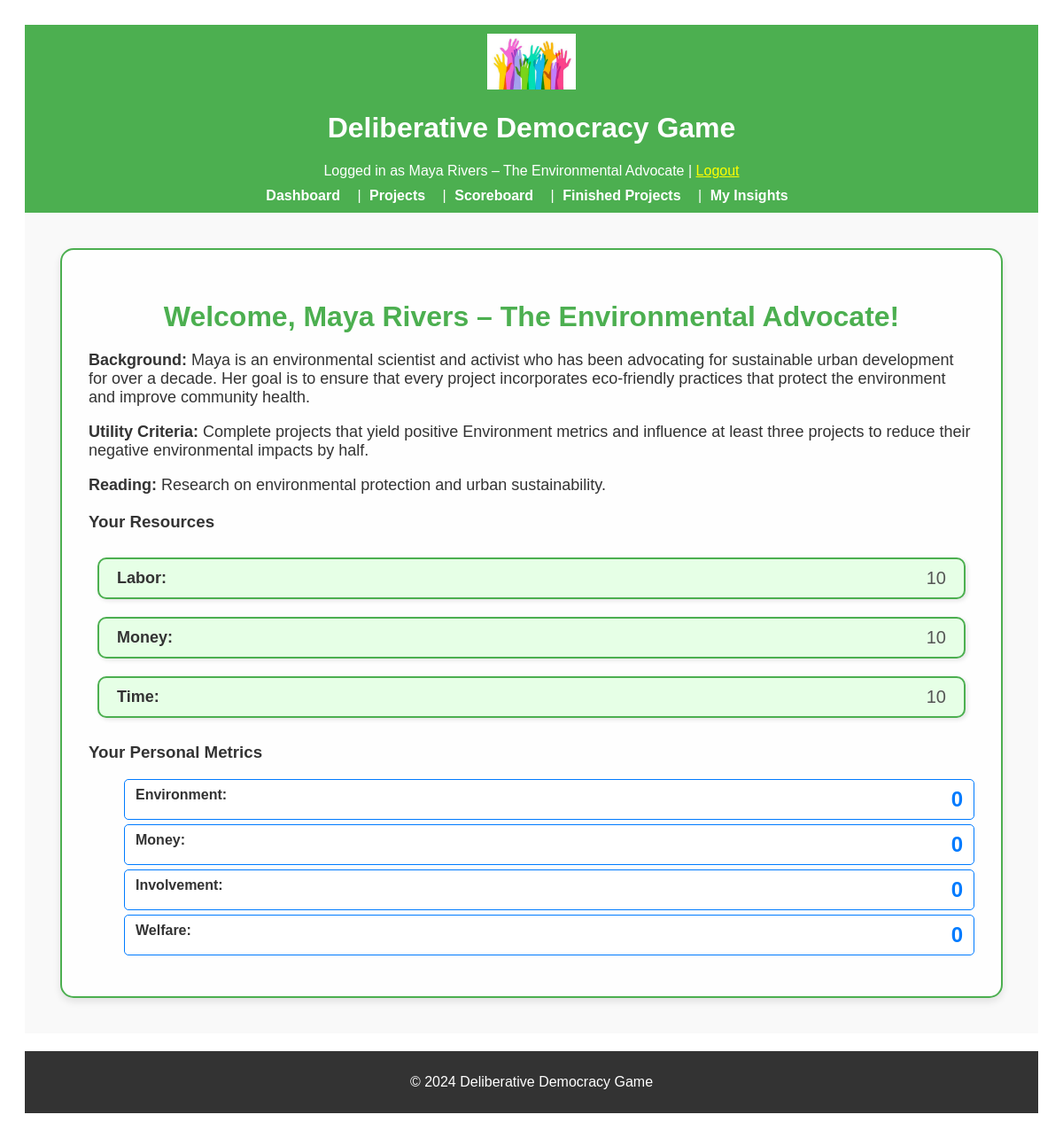
The app's page /dashboard (signed in) with its own data.
### app/models.py (models this page shows, shortened)
class User(UserMixin, db.Model):
    __tablename__ = "users"
    id = db.Column(db.Integer, primary_key=True)
    character_name = db.Column(db.String(64), unique=True, nullable=False)
    interests = db.Column(db.Text, nullable=True)
    utility_criteria = db.Column(db.Text, nullable=True)
    starting_resources = db.Column(db.Text, nullable=True)
    reading = db.Column(db.Text, nullable=True)
    environment = db.Column(db.Integer, default=0, nullable=True)
    money = db.Column(db.Integer, default=0, nullable=True)
    involvement = db.Column(db.Integer, default=0, nullable=True)
    welfare = db.Column(db.Integer, default=0, nullable=True)
    resources = db.relationship("Resource", backref="user", lazy=True)
    metrics = db.relationship("Metric", backref="user", lazy=True)

class Resource(db.Model):
    __tablename__ = "resources"
    id = db.Column(db.Integer, primary_key=True)
    type = db.Column(db.String(64), nullable=False)  # 'Time', 'Money', 'Labor'
    amount = db.Column(db.Integer, default=0, nullable=False)
    user_id = db.Column(db.Integer, db.ForeignKey("users.id"), nullable=False)

### app/routes.py (the view)
@main.route("/dashboard")
@login_required
def dashboard():
    user = User.query.get(current_user.id)
    return render_template("dashboard.html", user=user)

### app/routes.py (called while the page is built)
@login_manager.user_loader
def load_user(user_id):
    return User.query.get(int(user_id))

### app/templates/dashboard.html (shortened to what this page needs)
{% extends "base.html" %}
{% block content %}
<div class="dashboard-container">
    <h2 class="dashboard-header">Welcome, {{ user.character_name }}!</h2>
    <div class="section">
        <p class="dashboard-info"><strong>Background:</strong> {{ user.interests }}</p>
        <p class="dashboard-info"><strong>Utility Criteria:</strong> {{ user.utility_criteria }}</p>
        <p class="dashboard-info"><strong>Reading:</strong> {{ user.reading }}</p>
    </div>
    <div class="resource-section">
        <h3>Your Resources</h3>
        <ul class="resource-list">
            {% for resource in user.resources %}
            <li class="resource-item">
                <span class="resource-type">{{ resource.type }}:</span>
                <span class="resource-amount">{{ resource.amount }}</span>
            </li>
            {% endfor %}
        </ul>
    </div>
    <div class="metric-section">
        <h3>Your Personal Metrics</h3>
        <ul class="metric-list">
            <li class="metric-item"><span class="metric-type">Environment:</span> <span class="metric-value">{{
                    user.environment }}</span></li>
            <li class="metric-item"><span class="metric-type">Money:</span> <span class="metric-value">{{ user.money
                    }}</span></li>
            <li class="metric-item"><span class="metric-type">Involvement:</span> <span class="metric-value">{{
                    user.involvement }}</span></li>
            <li class="metric-item"><span class="metric-type">Welfare:</span> <span class="metric-value">{{ user.welfare
                    }}</span></li>
        </ul>
    </div>
</div>
{% endblock %}

### app/templates/base.html (shortened to what this page needs)
<!DOCTYPE html>
<html lang="en">
<head>
    <link rel="stylesheet" href="{{ url_for('static', filename='css/styles.css') }}">
</head>
<body>
    <header style="background-color: #4CAF50; padding: 10px; color: white; text-align: center;">
        <img src="{{ url_for('static', filename='images/logo.png') }}" alt="Game Logo"
            style="width: 100px; height: auto;">
        <h1>Deliberative Democracy Game</h1>
        {% if current_user.is_authenticated %}
        <p style="margin: 0;">Logged in as {{ current_user.character_name }} | <a href="{{ url_for('main.logout') }}"
                style="color: yellow;">Logout</a></p>
        {% endif %}
        <nav style="margin-top: 10px;">
            <a href="{{ url_for('main.dashboard') }}" style="color: white; padding: 5px;">Dashboard</a> |
            <a href="{{ url_for('main.project_list') }}" style="color: white; padding: 5px;">Projects</a> |
            <a href="{{ url_for('main.score_board') }}" style="color: white; padding: 5px;">Scoreboard</a> |
            <a href="{{ url_for('main.finished_projects') }}" style="color: white; padding: 5px;">Finished Projects</a>
            |
            <a href="{{ url_for('main.insight') }}" style="color: white; padding: 5px;">My Insights</a>
        </nav>
    </header>
    <main style="padding: 20px; background-color: #f9f9f9;">
        {% block content %}{% endblock %}
    </main>
    <footer style="background-color: #333; color: white; text-align: center; padding: 10px; margin-top: 20px;">
        <p>&copy; 2024 Deliberative Democracy Game</p>
    </footer>
</body>
</html>

### app/static/css/styles.css (style rules this page uses)
.dashboard-container { background-color: rgba(255, 255, 255, 0.9); border-radius: 15px; padding: 30px; box-shadow: 0 4px 8px rgba(0, 0, 0, 0.1); margin: 20px auto; max-width: 1000px; border: 2px solid #4CAF50; }
.dashboard-header { color: #4CAF50; font-size: 32px; margin-bottom: 20px; text-align: center; }
.dashboard-info { font-size: 18px; margin-bottom: 10px; }
.resource-section { margin-top: 20px; }
.resource-list { list-style-type: none; padding-left: 0; display: flex; flex-wrap: wrap; justify-content: space-between; }
.resource-item { background-color: #e6ffe6; border: 2px solid #4CAF50; border-radius: 10px; padding: 10px 20px; margin: 10px; display: flex; justify-content: space-between; align-items: center; text-align: left; box-shadow: 2px 2px 5px rgba(0, 0, 0, 0.1); font-size: 18px; flex-basis: 100%; }
.resource-type { font-weight: bold; color: #333; margin-right: 10px; }
.resource-amount { color: #555; font-size: 20px; }
header { background-color: #4CAF50; color: white; padding: 15px; text-align: center; }
nav a { color: white; text-decoration: none; margin-right: 10px; font-weight: bold; }
footer { background-color: #333; color: white; text-align: center; padding: 10px; margin-top: 20px; }
.resource-item { font-size: 18px; margin-bottom: 10px; }
.metric-value { font-size: 24px; color: #555; font-weight: bold; }
.metric-item { display: flex; justify-content: space-between; padding: 8px 12px; background-color: #fff; border: 1px solid #007bff; margin-bottom: 5px; border-radius: 5px; transition: background-color 0.3s, box-shadow 0.3s; }
.metric-type { font-weight: bold; color: #333; }
.metric-value { color: #007bff; font-weight: bold; }

### records on screen
User: character_name "Maya Rivers – The Environmental Advocate", interests "Maya is an environmental scientist and activist who has been advocating for sustainable urban development for over a decade. Her goal is to ensure that every project incorporates eco-friendly practices that protect the environment and improve community health.", utility_criteria "Complete projects that yield positive Environment metrics and influence at least three projects to reduce their negative environmental impacts by half.", reading "Research on environmental protection and urban sustainability.", environment "0", money "0", involvement "0", welfare "0"
Resource: type "Labor", amount "10"
Resource: type "Money", amount "10"
Resource: type "Time", amount "10"
